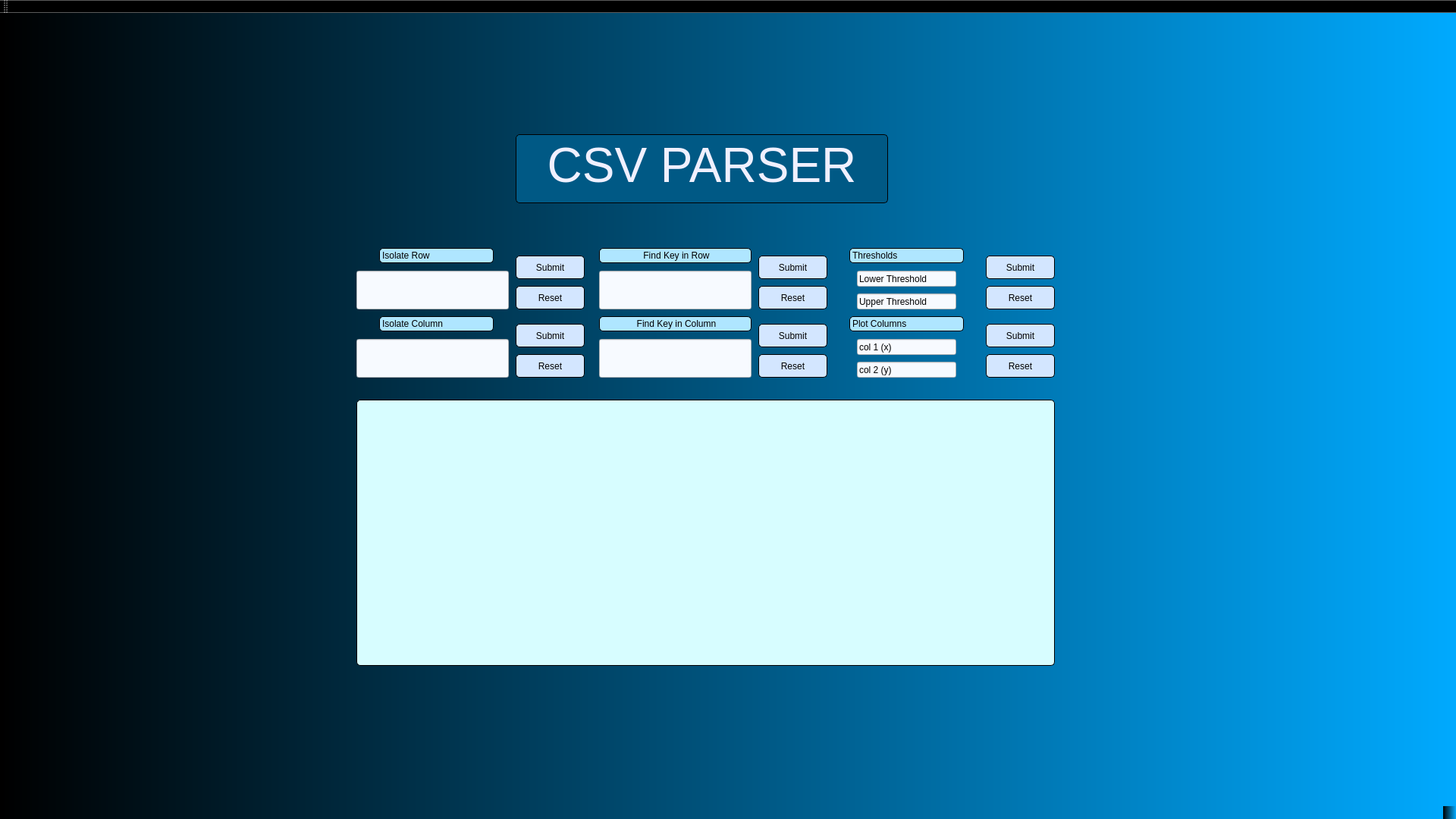
<?xml version="1.0" encoding="UTF-8"?>
<ui version="4.0">
 <class>MainWindow</class>
 <widget class="QMainWindow" name="MainWindow">
  <property name="enabled">
   <bool>true</bool>
  </property>
  <property name="geometry">
   <rect>
    <x>0</x>
    <y>0</y>
    <width>1920</width>
    <height>1080</height>
   </rect>
  </property>
  <property name="minimumSize">
   <size>
    <width>1920</width>
    <height>1080</height>
   </size>
  </property>
  <property name="maximumSize">
   <size>
    <width>1920</width>
    <height>1080</height>
   </size>
  </property>
  <property name="windowTitle">
   <string>MainWindow</string>
  </property>
  <property name="autoFillBackground">
   <bool>false</bool>
  </property>
  <property name="styleSheet">
   <string notr="true">
background-color: qlineargradient(spread:pad, x1:0, y1:0, x2:1, y2:0, stop:0 rgba(0, 0, 0, 255), stop:1 rgba(0, 170, 255, 255));
</string>
  </property>
  <widget class="QWidget" name="centralWidget">
   <widget class="QLineEdit" name="lineEdit">
    <property name="geometry">
     <rect>
      <x>470</x>
      <y>340</y>
      <width>201</width>
      <height>51</height>
     </rect>
    </property>
    <property name="styleSheet">
     <string notr="true">background-color: rgb(247, 250, 255);
</string>
    </property>
   </widget>
   <widget class="QPushButton" name="pushButton">
    <property name="geometry">
     <rect>
      <x>680</x>
      <y>320</y>
      <width>91</width>
      <height>31</height>
     </rect>
    </property>
    <property name="styleSheet">
     <string notr="true">
QPushButton:pressed {
    background-color: qlineargradient(spread:pad, x1:0, y1:0, x2:0, y2:1,   stop:0 rgba(60, 186, 162, 255), stop:1 rgba(98, 211, 162, 255))
}
QPushButton {
     background-color: rgb(211, 230, 255); border: 1px solid black;
     border-radius: 5px;
	 font: 75 14pt &quot;Verdana&quot;;
}

QPushButton:disabled {
    background-color: rgb(170, 170, 127)
}
</string>
    </property>
    <property name="text">
     <string>Submit</string>
    </property>
    <property name="autoDefault">
     <bool>false</bool>
    </property>
    <property name="default">
     <bool>false</bool>
    </property>
   </widget>
   <widget class="QPushButton" name="reset">
    <property name="geometry">
     <rect>
      <x>680</x>
      <y>360</y>
      <width>91</width>
      <height>31</height>
     </rect>
    </property>
    <property name="styleSheet">
     <string notr="true">
QPushButton:pressed {
    background-color: qlineargradient(spread:pad, x1:0, y1:0, x2:0, y2:1,   stop:0 rgba(60, 186, 162, 255), stop:1 rgba(98, 211, 162, 255))
}
QPushButton {
     background-color: rgb(211, 230, 255); border: 1px solid black;
     border-radius: 5px;
	 font: 75 14pt &quot;Verdana&quot;;
}

QPushButton:disabled {
    background-color: rgb(170, 170, 127)
}
</string>
    </property>
    <property name="text">
     <string>Reset</string>
    </property>
   </widget>
   <widget class="QTextBrowser" name="textBrowser">
    <property name="geometry">
     <rect>
      <x>680</x>
      <y>160</y>
      <width>491</width>
      <height>91</height>
     </rect>
    </property>
    <property name="layoutDirection">
     <enum>Qt::LeftToRight</enum>
    </property>
    <property name="autoFillBackground">
     <bool>false</bool>
    </property>
    <property name="styleSheet">
     <string notr="true">QTextBrowser{
background-color: rgb(0, 89, 133);
	border-color: rgb(0, 91, 136);
border: 1px solid black;
     border-radius: 5px;
}</string>
    </property>
    <property name="html">
     <string>&lt;!DOCTYPE HTML PUBLIC &quot;-//W3C//DTD HTML 4.0//EN&quot; &quot;http://www.w3.org/TR/REC-html40/strict.dtd&quot;&gt;
&lt;html&gt;&lt;head&gt;&lt;meta name=&quot;qrichtext&quot; content=&quot;1&quot; /&gt;&lt;style type=&quot;text/css&quot;&gt;
p, li { white-space: pre-wrap; }
&lt;/style&gt;&lt;/head&gt;&lt;body style=&quot; font-family:'MS Shell Dlg 2'; font-size:8.25pt; font-weight:400; font-style:normal;&quot;&gt;
&lt;p align=&quot;center&quot; style=&quot; margin-top:0px; margin-bottom:0px; margin-left:0px; margin-right:0px; -qt-block-indent:0; text-indent:0px;&quot;&gt;&lt;span style=&quot; font-size:48pt; color:#f0f0ff;&quot;&gt;CSV PARSER&lt;/span&gt;&lt;/p&gt;&lt;/body&gt;&lt;/html&gt;</string>
    </property>
   </widget>
   <widget class="QLineEdit" name="lineEdit_3">
    <property name="geometry">
     <rect>
      <x>470</x>
      <y>430</y>
      <width>201</width>
      <height>51</height>
     </rect>
    </property>
    <property name="styleSheet">
     <string notr="true">background-color: rgb(247, 250, 255);
</string>
    </property>
   </widget>
   <widget class="QPushButton" name="reset_2">
    <property name="geometry">
     <rect>
      <x>680</x>
      <y>450</y>
      <width>91</width>
      <height>31</height>
     </rect>
    </property>
    <property name="styleSheet">
     <string notr="true">
QPushButton:pressed {
    background-color: qlineargradient(spread:pad, x1:0, y1:0, x2:0, y2:1,   stop:0 rgba(60, 186, 162, 255), stop:1 rgba(98, 211, 162, 255))
}
QPushButton {
     background-color: rgb(211, 230, 255); border: 1px solid black;
     border-radius: 5px;
	 font: 75 14pt &quot;Verdana&quot;;
}

QPushButton:disabled {
    background-color: rgb(170, 170, 127)
}
</string>
    </property>
    <property name="text">
     <string>Reset</string>
    </property>
   </widget>
   <widget class="QPushButton" name="pushButton_2">
    <property name="geometry">
     <rect>
      <x>680</x>
      <y>410</y>
      <width>91</width>
      <height>31</height>
     </rect>
    </property>
    <property name="styleSheet">
     <string notr="true">
QPushButton:pressed {
    background-color: qlineargradient(spread:pad, x1:0, y1:0, x2:0, y2:1,   stop:0 rgba(60, 186, 162, 255), stop:1 rgba(98, 211, 162, 255))
}
QPushButton {
     background-color: rgb(211, 230, 255); border: 1px solid black;
     border-radius: 5px;
	 font: 75 14pt &quot;Verdana&quot;;
}

QPushButton:disabled {
    background-color: rgb(170, 170, 127)
}
</string>
    </property>
    <property name="text">
     <string>Submit</string>
    </property>
    <property name="autoDefault">
     <bool>false</bool>
    </property>
    <property name="default">
     <bool>false</bool>
    </property>
   </widget>
   <widget class="QPushButton" name="pushButton_3">
    <property name="geometry">
     <rect>
      <x>1000</x>
      <y>320</y>
      <width>91</width>
      <height>31</height>
     </rect>
    </property>
    <property name="styleSheet">
     <string notr="true">
QPushButton:pressed {
    background-color: qlineargradient(spread:pad, x1:0, y1:0, x2:0, y2:1,   stop:0 rgba(60, 186, 162, 255), stop:1 rgba(98, 211, 162, 255))
}
QPushButton {
     background-color: rgb(211, 230, 255); border: 1px solid black;
     border-radius: 5px;
	 font: 75 14pt &quot;Verdana&quot;;
}

QPushButton:disabled {
    background-color: rgb(170, 170, 127)
}
</string>
    </property>
    <property name="text">
     <string>Submit</string>
    </property>
    <property name="autoDefault">
     <bool>false</bool>
    </property>
    <property name="default">
     <bool>false</bool>
    </property>
   </widget>
   <widget class="QPushButton" name="reset_3">
    <property name="geometry">
     <rect>
      <x>1000</x>
      <y>360</y>
      <width>91</width>
      <height>31</height>
     </rect>
    </property>
    <property name="styleSheet">
     <string notr="true">
QPushButton:pressed {
    background-color: qlineargradient(spread:pad, x1:0, y1:0, x2:0, y2:1,   stop:0 rgba(60, 186, 162, 255), stop:1 rgba(98, 211, 162, 255))
}
QPushButton {
     background-color: rgb(211, 230, 255); border: 1px solid black;
     border-radius: 5px;
	 font: 75 14pt &quot;Verdana&quot;;
}

QPushButton:disabled {
    background-color: rgb(170, 170, 127)
}
</string>
    </property>
    <property name="text">
     <string>Reset</string>
    </property>
   </widget>
   <widget class="QLineEdit" name="lineEdit_4">
    <property name="geometry">
     <rect>
      <x>790</x>
      <y>340</y>
      <width>201</width>
      <height>51</height>
     </rect>
    </property>
    <property name="styleSheet">
     <string notr="true">background-color: rgb(247, 250, 255);
</string>
    </property>
    <property name="text">
     <string/>
    </property>
   </widget>
   <widget class="QLabel" name="label">
    <property name="geometry">
     <rect>
      <x>500</x>
      <y>310</y>
      <width>151</width>
      <height>20</height>
     </rect>
    </property>
    <property name="styleSheet">
     <string notr="true">  background-color: rgb(175, 230, 255); border: 1px solid black;
     border-radius: 5px;
	 font: 75 14pt &quot;Arial&quot;;</string>
    </property>
    <property name="text">
     <string>Isolate Row</string>
    </property>
   </widget>
   <widget class="QLabel" name="label_2">
    <property name="geometry">
     <rect>
      <x>500</x>
      <y>400</y>
      <width>151</width>
      <height>20</height>
     </rect>
    </property>
    <property name="styleSheet">
     <string notr="true">  background-color: rgb(175, 230, 255); border: 1px solid black;
     border-radius: 5px;
	 font: 75 14pt &quot;Arial&quot;;</string>
    </property>
    <property name="text">
     <string>Isolate Column</string>
    </property>
   </widget>
   <widget class="QLabel" name="label_3">
    <property name="geometry">
     <rect>
      <x>790</x>
      <y>310</y>
      <width>201</width>
      <height>20</height>
     </rect>
    </property>
    <property name="styleSheet">
     <string notr="true">  background-color: rgb(175, 230, 255); border: 1px solid black;
     border-radius: 5px;
	 font: 75 14pt &quot;Arial&quot;;</string>
    </property>
    <property name="text">
     <string>&lt;html&gt;&lt;head/&gt;&lt;body&gt;&lt;p align=&quot;center&quot;&gt;Find Key in Row&lt;/p&gt;&lt;/body&gt;&lt;/html&gt;</string>
    </property>
   </widget>
   <widget class="QPushButton" name="reset_4">
    <property name="geometry">
     <rect>
      <x>1300</x>
      <y>450</y>
      <width>91</width>
      <height>31</height>
     </rect>
    </property>
    <property name="styleSheet">
     <string notr="true">
QPushButton:pressed {
    background-color: qlineargradient(spread:pad, x1:0, y1:0, x2:0, y2:1,   stop:0 rgba(60, 186, 162, 255), stop:1 rgba(98, 211, 162, 255))
}
QPushButton {
     background-color: rgb(211, 230, 255); border: 1px solid black;
     border-radius: 5px;
	 font: 75 14pt &quot;Verdana&quot;;
}

QPushButton:disabled {
    background-color: rgb(170, 170, 127)
}
</string>
    </property>
    <property name="text">
     <string>Reset</string>
    </property>
   </widget>
   <widget class="QPushButton" name="pushButton_4">
    <property name="geometry">
     <rect>
      <x>1300</x>
      <y>410</y>
      <width>91</width>
      <height>31</height>
     </rect>
    </property>
    <property name="styleSheet">
     <string notr="true">
QPushButton:pressed {
    background-color: qlineargradient(spread:pad, x1:0, y1:0, x2:0, y2:1,   stop:0 rgba(60, 186, 162, 255), stop:1 rgba(98, 211, 162, 255))
}
QPushButton {
     background-color: rgb(211, 230, 255); border: 1px solid black;
     border-radius: 5px;
	 font: 75 14pt &quot;Verdana&quot;;
}

QPushButton:disabled {
    background-color: rgb(170, 170, 127)
}
</string>
    </property>
    <property name="text">
     <string>Submit</string>
    </property>
    <property name="autoDefault">
     <bool>false</bool>
    </property>
    <property name="default">
     <bool>false</bool>
    </property>
   </widget>
   <widget class="QLineEdit" name="lineEdit_5">
    <property name="geometry">
     <rect>
      <x>1130</x>
      <y>430</y>
      <width>131</width>
      <height>21</height>
     </rect>
    </property>
    <property name="styleSheet">
     <string notr="true">background-color: rgb(247, 250, 255);
</string>
    </property>
    <property name="text">
     <string>col 1 (x)</string>
    </property>
   </widget>
   <widget class="QLabel" name="label_4">
    <property name="geometry">
     <rect>
      <x>1120</x>
      <y>400</y>
      <width>151</width>
      <height>20</height>
     </rect>
    </property>
    <property name="styleSheet">
     <string notr="true">  background-color: rgb(175, 230, 255); border: 1px solid black;
     border-radius: 5px;
	 font: 75 14pt &quot;Arial&quot;;</string>
    </property>
    <property name="text">
     <string>Plot Columns</string>
    </property>
   </widget>
   <widget class="QLineEdit" name="lineEdit_6">
    <property name="geometry">
     <rect>
      <x>1130</x>
      <y>460</y>
      <width>131</width>
      <height>21</height>
     </rect>
    </property>
    <property name="styleSheet">
     <string notr="true">background-color: rgb(247, 250, 255);
</string>
    </property>
    <property name="text">
     <string>col 2 (y)</string>
    </property>
   </widget>
   <widget class="QLabel" name="label_5">
    <property name="geometry">
     <rect>
      <x>1120</x>
      <y>310</y>
      <width>151</width>
      <height>20</height>
     </rect>
    </property>
    <property name="styleSheet">
     <string notr="true">  background-color: rgb(175, 230, 255); border: 1px solid black;
     border-radius: 5px;
	 font: 75 14pt &quot;Arial&quot;;</string>
    </property>
    <property name="text">
     <string>Thresholds</string>
    </property>
   </widget>
   <widget class="QPushButton" name="pushButton_5">
    <property name="geometry">
     <rect>
      <x>1300</x>
      <y>320</y>
      <width>91</width>
      <height>31</height>
     </rect>
    </property>
    <property name="styleSheet">
     <string notr="true">
QPushButton:pressed {
    background-color: qlineargradient(spread:pad, x1:0, y1:0, x2:0, y2:1,   stop:0 rgba(60, 186, 162, 255), stop:1 rgba(98, 211, 162, 255))
}
QPushButton {
     background-color: rgb(211, 230, 255); border: 1px solid black;
     border-radius: 5px;
	 font: 75 14pt &quot;Verdana&quot;;
}

QPushButton:disabled {
    background-color: rgb(170, 170, 127)
}
</string>
    </property>
    <property name="text">
     <string>Submit</string>
    </property>
    <property name="autoDefault">
     <bool>false</bool>
    </property>
    <property name="default">
     <bool>false</bool>
    </property>
   </widget>
   <widget class="QLineEdit" name="lineEdit_7">
    <property name="geometry">
     <rect>
      <x>1130</x>
      <y>340</y>
      <width>131</width>
      <height>21</height>
     </rect>
    </property>
    <property name="styleSheet">
     <string notr="true">background-color: rgb(247, 250, 255);
</string>
    </property>
    <property name="text">
     <string>Lower Threshold</string>
    </property>
   </widget>
   <widget class="QPushButton" name="reset_5">
    <property name="geometry">
     <rect>
      <x>1300</x>
      <y>360</y>
      <width>91</width>
      <height>31</height>
     </rect>
    </property>
    <property name="styleSheet">
     <string notr="true">
QPushButton:pressed {
    background-color: qlineargradient(spread:pad, x1:0, y1:0, x2:0, y2:1,   stop:0 rgba(60, 186, 162, 255), stop:1 rgba(98, 211, 162, 255))
}
QPushButton {
     background-color: rgb(211, 230, 255); border: 1px solid black;
     border-radius: 5px;
	 font: 75 14pt &quot;Verdana&quot;;
}

QPushButton:disabled {
    background-color: rgb(170, 170, 127)
}
</string>
    </property>
    <property name="text">
     <string>Reset</string>
    </property>
   </widget>
   <widget class="QLineEdit" name="lineEdit_8">
    <property name="geometry">
     <rect>
      <x>1130</x>
      <y>370</y>
      <width>131</width>
      <height>21</height>
     </rect>
    </property>
    <property name="styleSheet">
     <string notr="true">background-color: rgb(247, 250, 255);
</string>
    </property>
    <property name="text">
     <string>Upper Threshold</string>
    </property>
   </widget>
   <widget class="QPushButton" name="reset_6">
    <property name="geometry">
     <rect>
      <x>1000</x>
      <y>450</y>
      <width>91</width>
      <height>31</height>
     </rect>
    </property>
    <property name="styleSheet">
     <string notr="true">
QPushButton:pressed {
    background-color: qlineargradient(spread:pad, x1:0, y1:0, x2:0, y2:1,   stop:0 rgba(60, 186, 162, 255), stop:1 rgba(98, 211, 162, 255))
}
QPushButton {
     background-color: rgb(211, 230, 255); border: 1px solid black;
     border-radius: 5px;
	 font: 75 14pt &quot;Verdana&quot;;
}

QPushButton:disabled {
    background-color: rgb(170, 170, 127)
}
</string>
    </property>
    <property name="text">
     <string>Reset</string>
    </property>
   </widget>
   <widget class="QPushButton" name="pushButton_6">
    <property name="geometry">
     <rect>
      <x>1000</x>
      <y>410</y>
      <width>91</width>
      <height>31</height>
     </rect>
    </property>
    <property name="styleSheet">
     <string notr="true">
QPushButton:pressed {
    background-color: qlineargradient(spread:pad, x1:0, y1:0, x2:0, y2:1,   stop:0 rgba(60, 186, 162, 255), stop:1 rgba(98, 211, 162, 255))
}
QPushButton {
     background-color: rgb(211, 230, 255); border: 1px solid black;
     border-radius: 5px;
	 font: 75 14pt &quot;Verdana&quot;;
}

QPushButton:disabled {
    background-color: rgb(170, 170, 127)
}
</string>
    </property>
    <property name="text">
     <string>Submit</string>
    </property>
    <property name="autoDefault">
     <bool>false</bool>
    </property>
    <property name="default">
     <bool>false</bool>
    </property>
   </widget>
   <widget class="QLineEdit" name="lineEdit_9">
    <property name="geometry">
     <rect>
      <x>790</x>
      <y>430</y>
      <width>201</width>
      <height>51</height>
     </rect>
    </property>
    <property name="styleSheet">
     <string notr="true">background-color: rgb(247, 250, 255);
</string>
    </property>
    <property name="text">
     <string/>
    </property>
   </widget>
   <widget class="QLabel" name="label_6">
    <property name="geometry">
     <rect>
      <x>790</x>
      <y>400</y>
      <width>201</width>
      <height>20</height>
     </rect>
    </property>
    <property name="styleSheet">
     <string notr="true">  background-color: rgb(175, 230, 255); border: 1px solid black;
     border-radius: 5px;
	 font: 75 14pt &quot;Arial&quot;;</string>
    </property>
    <property name="text">
     <string>&lt;html&gt;&lt;head/&gt;&lt;body&gt;&lt;p align=&quot;center&quot;&gt;Find Key in Column&lt;/p&gt;&lt;/body&gt;&lt;/html&gt;</string>
    </property>
   </widget>
   <widget class="QTextEdit" name="textEdit">
    <property name="geometry">
     <rect>
      <x>470</x>
      <y>510</y>
      <width>921</width>
      <height>351</height>
     </rect>
    </property>
    <property name="styleSheet">
     <string notr="true">QTextEdit{
background-color: rgb(215, 253, 255);
	border-color: rgb(0, 91, 136);
border: 1px solid black;
     border-radius: 5px;
}</string>
    </property>
    <property name="html">
     <string>&lt;!DOCTYPE HTML PUBLIC &quot;-//W3C//DTD HTML 4.0//EN&quot; &quot;http://www.w3.org/TR/REC-html40/strict.dtd&quot;&gt;
&lt;html&gt;&lt;head&gt;&lt;meta name=&quot;qrichtext&quot; content=&quot;1&quot; /&gt;&lt;style type=&quot;text/css&quot;&gt;
p, li { white-space: pre-wrap; }
&lt;/style&gt;&lt;/head&gt;&lt;body style=&quot; font-family:'MS Shell Dlg 2'; font-size:8.25pt; font-weight:400; font-style:normal;&quot;&gt;
&lt;p style=&quot;-qt-paragraph-type:empty; margin-top:0px; margin-bottom:0px; margin-left:0px; margin-right:0px; -qt-block-indent:0; text-indent:0px;&quot;&gt;&lt;br /&gt;&lt;/p&gt;&lt;/body&gt;&lt;/html&gt;</string>
    </property>
   </widget>
  </widget>
  <widget class="QMenuBar" name="menuBar">
   <property name="geometry">
    <rect>
     <x>0</x>
     <y>0</y>
     <width>1920</width>
     <height>21</height>
    </rect>
   </property>
  </widget>
  <widget class="QToolBar" name="mainToolBar">
   <attribute name="toolBarArea">
    <enum>TopToolBarArea</enum>
   </attribute>
   <attribute name="toolBarBreak">
    <bool>false</bool>
   </attribute>
  </widget>
  <widget class="QStatusBar" name="statusBar"/>
 </widget>
 <layoutdefault spacing="6" margin="11"/>
 <resources/>
 <connections/>
</ui>
